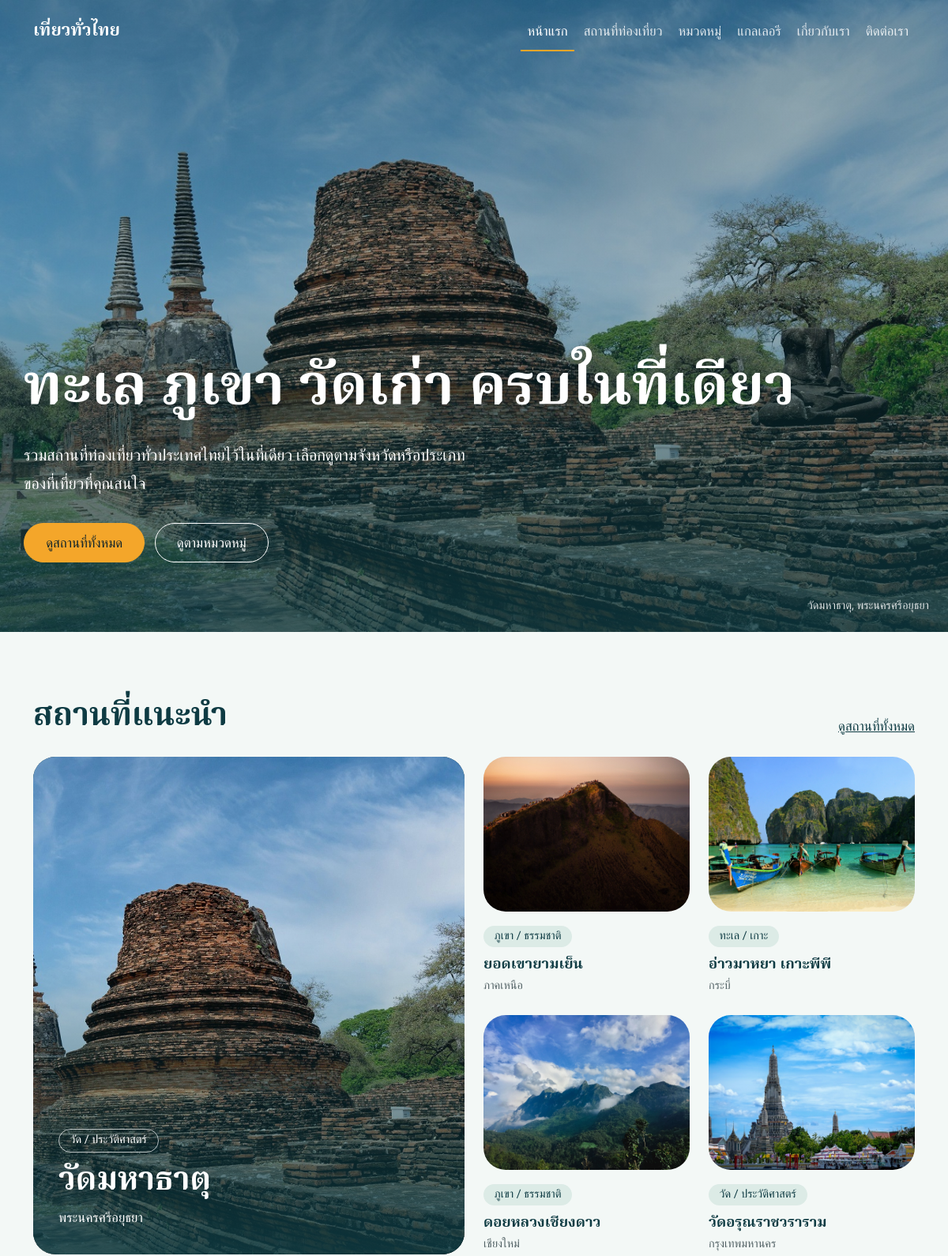
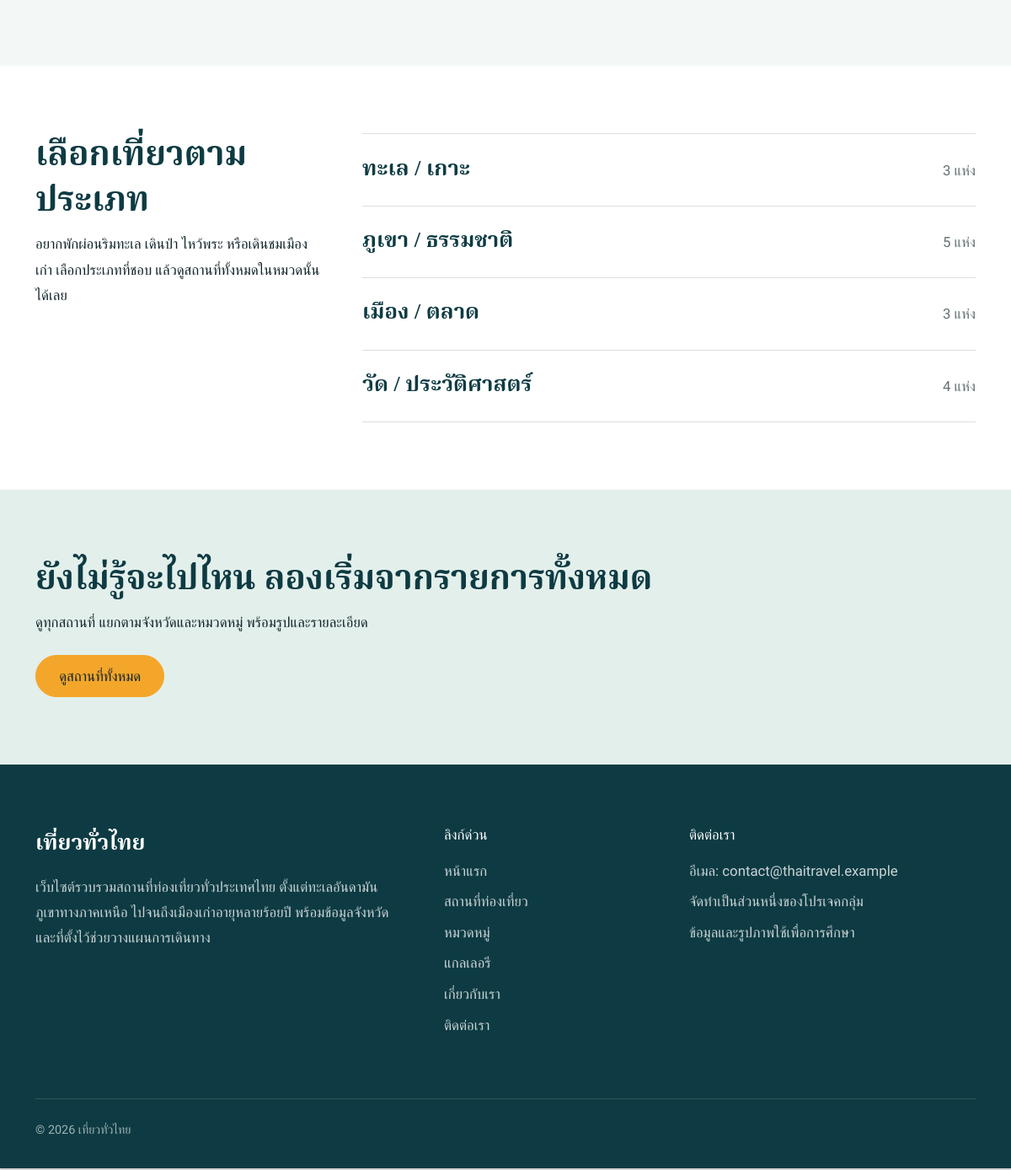
The page / on the database its author committed (2 pictures, top to bottom).
### tables this page shows
CREATE TABLE IF NOT EXISTS places (
  id INT UNSIGNED AUTO_INCREMENT PRIMARY KEY,
  category_id INT UNSIGNED NOT NULL,
  name VARCHAR(150) NOT NULL,
  province VARCHAR(100) NOT NULL DEFAULT '',
  description TEXT,
  location VARCHAR(255) DEFAULT NULL,
  image VARCHAR(255) DEFAULT NULL,
  created_at TIMESTAMP NOT NULL DEFAULT CURRENT_TIMESTAMP,
  KEY idx_cat (category_id),
  CONSTRAINT fk_places_cat FOREIGN KEY (category_id) REFERENCES categories(id)
);

CREATE TABLE IF NOT EXISTS categories (
  id INT UNSIGNED AUTO_INCREMENT PRIMARY KEY,
  name VARCHAR(100) NOT NULL UNIQUE,
  created_at TIMESTAMP NOT NULL DEFAULT CURRENT_TIMESTAMP
);

### index.php (the view, shortened to what this page needs)
<?php
require __DIR__ . '/config/db.php';
$uploadUrl = '/travel/uploads/';
$hero = $pdo->query(
    "SELECT name, province, image
     FROM places
     WHERE image IS NOT NULL AND image <> ''
     ORDER BY created_at DESC, id DESC
     LIMIT 1"
)->fetch();
$featured = $pdo->query(
    'SELECT p.id, p.name, p.province, p.image, c.name AS category_name
     FROM places p
     LEFT JOIN categories c ON p.category_id = c.id
     ORDER BY p.created_at DESC, p.id DESC
     LIMIT 5'
)->fetchAll();
$categories = $pdo->query(
    'SELECT c.id, c.name, COUNT(p.id) AS place_count
     FROM categories c
     LEFT JOIN places p ON p.category_id = c.id
     GROUP BY c.id, c.name
     ORDER BY c.name'
)->fetchAll();
$big   = $featured[0] ?? null;
$small = array_slice($featured, 1, 4);
$heroStyle = '';
if ($hero) {
    $heroUrl   = $uploadUrl . rawurlencode($hero['image']);
    $heroStyle = ' style="--hero-image: url(\'' . htmlspecialchars($heroUrl, ENT_QUOTES) . '\')"';
}
$activePage = 'home';
$heroPage   = true;
require __DIR__ . '/includes/header.php';
?>
<main>
    <section class="hero<?= $hero ? ' has-photo' : '' ?>"<?= $heroStyle ?>>
        <div class="container hero-inner">
            <h1>ทะเล ภูเขา วัดเก่า ครบในที่เดียว</h1>
            <p class="hero-lead">
                รวมสถานที่ท่องเที่ยวทั่วประเทศไทยไว้ในที่เดียว
                เลือกดูตามจังหวัดหรือประเภทของที่เที่ยวที่คุณสนใจ
            </p>
            <a href="/travel/places.php" class="btn-mango me-2 mb-2">ดูสถานที่ทั้งหมด</a>
            <a href="/travel/categories.php" class="btn-line mb-2">ดูตามหมวดหมู่</a>
        </div>
        <?php if ($hero): ?>
            <p class="hero-credit">
                <?= htmlspecialchars($hero['name']) ?><?= $hero['province'] ? ', ' . htmlspecialchars($hero['province']) : '' ?>
            </p>
        <?php endif; ?>
    </section>
    <section class="section">
        <div class="container">
            <div class="d-flex flex-wrap justify-content-between align-items-end gap-3 mb-4">
                <h2 class="mb-0">สถานที่แนะนำ</h2>
                <a href="/travel/places.php" class="link-plain">ดูสถานที่ทั้งหมด</a>
            </div>
            <?php if (!$big): ?>
                <p class="text-muted">ยังไม่มีข้อมูลสถานที่ ผู้ดูแลระบบเพิ่มได้ที่หลังบ้าน</p>
            <?php else: ?>
                <div class="row g-4">
                    <div class="col-lg-6">
                        <a href="/travel/place-detail.php?id=<?= (int)$big['id'] ?>" class="feature-big">
                            <?php if ($big['image']): ?>
                                <img src="<?= $uploadUrl . htmlspecialchars(rawurlencode($big['image'])) ?>"
                                     alt="<?= htmlspecialchars($big['name']) ?>">
                            <?php endif; ?>
                            <div class="feature-big-body">
                                <span class="tag tag-light"><?= htmlspecialchars($big['category_name'] ?? 'ไม่ระบุหมวดหมู่') ?></span>
                                <h3><?= htmlspecialchars($big['name']) ?></h3>
                                <p class="mb-0"><?= htmlspecialchars($big['province'] ?? '') ?></p>
                            </div>
                        </a>
                    </div>
                    <div class="col-lg-6">
                        <div class="row g-4">
                            <?php foreach ($small as $p): ?>
                                <div class="col-6">
                                    <a href="/travel/place-detail.php?id=<?= (int)$p['id'] ?>" class="feature-sm">
                                        <?php if ($p['image']): ?>
                                            <img src="<?= $uploadUrl . htmlspecialchars(rawurlencode($p['image'])) ?>"
                                                 alt="<?= htmlspecialchars($p['name']) ?>">
                                        <?php else: ?>
                                            <div class="img-empty">ไม่มีรูป</div>
                                        <?php endif; ?>
                                        <span class="tag tag-soft"><?= htmlspecialchars($p['category_name'] ?? 'ไม่ระบุหมวดหมู่') ?></span>
                                        <h3><?= htmlspecialchars($p['name']) ?></h3>
                                        <p class="mb-0"><?= htmlspecialchars($p['province'] ?? '') ?></p>
                                    </a>
                                </div>
                            <?php endforeach; ?>
                        </div>
                    </div>
                </div>
            <?php endif; ?>
        </div>
    </section>
    <section class="section section-white">
        <div class="container">
            <div class="row g-5">
                <div class="col-lg-4">
                    <h2>เลือกเที่ยวตามประเภท</h2>
                    <p class="prose">
                        อยากพักผ่อนริมทะเล เดินป่า ไหว้พระ หรือเดินชมเมืองเก่า
                        เลือกประเภทที่ชอบ แล้วดูสถานที่ทั้งหมดในหมวดนั้นได้เลย
                    </p>
                </div>
                <div class="col-lg-8">
                    <?php if (count($categories) === 0): ?>
                        <p class="text-muted">ยังไม่มีหมวดหมู่</p>
                    <?php else: ?>
                        <ul class="cat-list">
                            <?php foreach ($categories as $c): ?>
                                <li>
                                    <a href="/travel/places.php?category=<?= (int)$c['id'] ?>">
                                        <span><?= htmlspecialchars($c['name']) ?></span>
                                        <span class="count"><?= (int)$c['place_count'] ?> แห่ง</span>
                                    </a>
                                </li>
                            <?php endforeach; ?>
                        </ul>
                    <?php endif; ?>
                </div>
            </div>
        </div>
    </section>
    <section class="section closing">
        <div class="container">
            <h2>ยังไม่รู้จะไปไหน ลองเริ่มจากรายการทั้งหมด</h2>
            <p class="prose mb-4">ดูทุกสถานที่ แยกตามจังหวัดและหมวดหมู่ พร้อมรูปและรายละเอียด</p>
            <a href="/travel/places.php" class="btn-mango">ดูสถานที่ทั้งหมด</a>
        </div>
    </section>
</main>
<?php require __DIR__ . '/includes/footer.php'; ?>

### includes/header.php (shortened to what this page needs)
<?php
$siteName   = 'เที่ยวทั่วไทย';
$activePage = $activePage ?? '';
$heroPage   = $heroPage   ?? false;
$base       = '/travel/';
$menu = [
    'home'       => ['หน้าแรก',          'index.php'],
    'places'     => ['สถานที่ท่องเที่ยว', 'places.php'],
    'categories' => ['หมวดหมู่',          'categories.php'],
    'gallery'    => ['แกลเลอรี',          'gallery.php'],
    'about'      => ['เกี่ยวกับเรา',      'about.php'],
    'contact'    => ['ติดต่อเรา',         'contact.php'],
];
?>
<!DOCTYPE html>
<html lang="th">
<head>
    <link href="https://cdn.jsdelivr.net/npm/bootstrap@5.3.3/dist/css/bootstrap.min.css" rel="stylesheet">
    <link href="<?= $base ?>assets/css/style.css" rel="stylesheet">
</head>
<body class="<?= $heroPage ? 'has-hero' : 'no-hero' ?>">
<nav id="siteNav" class="site-nav navbar navbar-expand-lg navbar-dark fixed-top <?= $heroPage ? 'on-hero' : 'is-solid' ?>">
    <div class="container">
        <a class="navbar-brand" href="<?= $base ?>index.php"><?= htmlspecialchars($siteName) ?></a>
        <div class="collapse navbar-collapse" id="mainMenu">
            <ul class="navbar-nav ms-auto">
                <?php foreach ($menu as $key => [$label, $file]): ?>
                    <li class="nav-item">
                        <a class="nav-link <?= $activePage === $key ? 'active' : '' ?>"
                           <?= $activePage === $key ? 'aria-current="page"' : '' ?>
                           href="<?= $base . $file ?>"><?= htmlspecialchars($label) ?></a>
                    </li>
                <?php endforeach; ?>
            </ul>
        </div>
    </div>
</nav>
   <link href="https://unpkg.com/aos@2.3.1/dist/aos.css" rel="stylesheet">

### includes/footer.php (shortened to what this page needs)
<footer class="site-footer">
    <div class="container">
        <div class="row g-5">
            <div class="col-lg-5">
                <p class="footer-brand"><?= htmlspecialchars($siteName) ?></p>
                <p class="footer-text">
                    เว็บไซต์รวบรวมสถานที่ท่องเที่ยวทั่วประเทศไทย ตั้งแต่ทะเลอันดามัน
                    ภูเขาทางภาคเหนือ ไปจนถึงเมืองเก่าอายุหลายร้อยปี
                    พร้อมข้อมูลจังหวัดและที่ตั้งไว้ช่วยวางแผนการเดินทาง
                </p>
            </div>
            <div class="col-6 col-lg-3">
                <h2 class="footer-title">ลิงก์ด่วน</h2>
                <ul class="list-unstyled footer-links">
                    <?php foreach ($menu as $key => [$label, $file]): ?>
                        <li><a href="<?= $base . $file ?>"><?= htmlspecialchars($label) ?></a></li>
                    <?php endforeach; ?>
                </ul>
            </div>
            <div class="col-6 col-lg-4">
                <h2 class="footer-title">ติดต่อเรา</h2>
                <ul class="list-unstyled footer-links">
                    <li>อีเมล: contact@thaitravel.example</li>
                    <li>จัดทำเป็นส่วนหนึ่งของโปรเจคกลุ่ม</li>
                    <li>ข้อมูลและรูปภาพใช้เพื่อการศึกษา</li>
                </ul>
            </div>
        </div>
        <p class="footer-copy">&copy; <?= date('Y') ?> <?= htmlspecialchars($siteName) ?></p>
    </div>
</footer>
</body>
</html>

### rows shown on the page
places: image (picture), name "วัดมหาธาตุ", province "พระนครศรีอยุธยา"
categories: name "วัด / ประวัติศาสตร์", place_count "4"
places: image (picture), category.name "ภูเขา / ธรรมชาติ", name "ยอดเขายามเย็น", province "ภาคเหนือ"
places: image (picture), category.name "ทะเล / เกาะ", name "อ่าวมาหยา เกาะพีพี", province "กระบี่"
places: image (picture), category.name "ภูเขา / ธรรมชาติ", name "ดอยหลวงเชียงดาว", province "เชียงใหม่"
places: image (picture), category.name "วัด / ประวัติศาสตร์", name "วัดอรุณราชวราราม", province "กรุงเทพมหานคร"
categories: name "ทะเล / เกาะ", place_count "3"
categories: name "ภูเขา / ธรรมชาติ", place_count "5"
categories: name "เมือง / ตลาด", place_count "3"

### other values the page prints
$siteName "เที่ยวทั่วไทย"
$label "หน้าแรก"
$label "สถานที่ท่องเที่ยว"
$label "หมวดหมู่"
$label "แกลเลอรี"
$label "เกี่ยวกับเรา"
$label "ติดต่อเรา"
